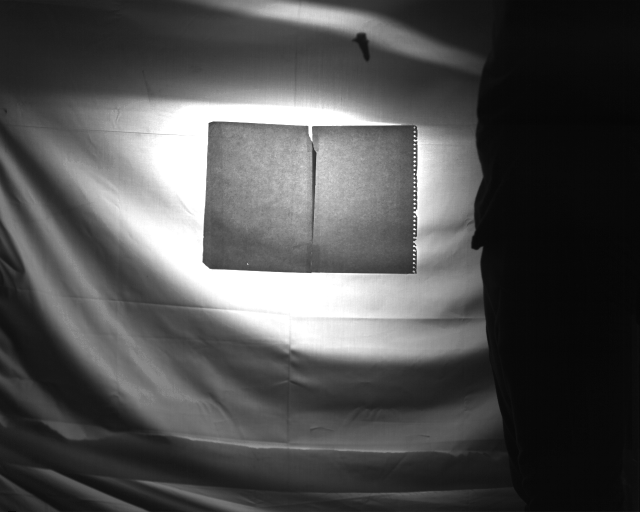
#> input picture velocity_calculator/Vert_vel/Camera_1_002094.tif, 1280 x 1024 px, found by its file name (shown at 1/2 size); its folder holds 4 pictures in this run
$ python example2.py
#> lines starting #> are read from the running program, lines starting #| are printed output that depends on the picture; after the words box and inside, x2 and y2 are one past the last pixel; in counts of white or black regions, pixels touching at a corner belong together
### velocity_calculator/main2.py
import os
import cv2
import numpy as np
import openpyxl
import pandas as pd
import matplotlib.pyplot as plt

class FrontCamReadings:
    def __init__(self, thresh_val, input_path, bottom_limit, left_limit, right_limit, scale_factor, projected_area, mass, n_frame, n_frame_mv_av, fps):
        self.thresh_val = thresh_val
        self.bottom_limit = bottom_limit
        self.left_limit = left_limit
        self.right_limit = right_limit
        self.scale_factor = scale_factor
        self.projected_area = projected_area
        self.mass = mass
        self.n_frame = n_frame
        self.n_frame_mv_av = n_frame_mv_av
        self.fps = fps
        self.input_path = input_path
        self.base_path = os.path.dirname(input_path)
        self.cropped_path = os.path.join(self.base_path, 'cropped')
        os.makedirs(self.cropped_path, exist_ok=True)
        self.threshold_path = os.path.join(self.base_path, 'threshold')
        os.makedirs(self.threshold_path, exist_ok=True)
        self.subtract_path = os.path.join(self.base_path, 'subtract')
        os.makedirs(self.subtract_path, exist_ok=True)
        self.data_path = os.path.join(self.base_path, 'data')
        os.makedirs(self.data_path, exist_ok=True)
        self.excel_path = os.path.join(self.data_path, 'DATA.xlsx')
        self.filt_excel_path = os.path.join(self.data_path, 'filtered_data.xlsx')
        self.mv_av_excel_path = os.path.join(self.data_path, 'mv_av_data.xlsx')
        self.plots_path = os.path.join(self.base_path, 'graphs')
        os.makedirs(self.plots_path, exist_ok=True)
        self.plot1 = os.path.join(self.plots_path, 'vert_vel_vs_time.png')
        self.plot2 = os.path.join(self.plots_path, 'drift_vs_time.png')
        self.plot3 = os.path.join(self.plots_path, 'drift_vel_vs_time.png')
        self.plot4 = os.path.join(self.plots_path, 'vert_vel_polyfits.png')
        self.plot5 = os.path.join(self.plots_path, 'drift_vel_polyfits.png')
        self.plot6 = os.path.join(self.plots_path, 'acc_vstime.png')
        self.plot7 = os.path.join(self.plots_path, 'acc_vs_vel.png')
        self.plot8 = os.path.join(self.plots_path, 'drag_vs_time.png')
        self.plot9 = os.path.join(self.plots_path, 'drag_vs_vel.png')
        self.plot10 = os.path.join(self.plots_path, 'cd_vs_time.png')
        self.plot11 = os.path.join(self.plots_path, 'cd_vs_vel.png')
        self.file1 = os.path.join(self.plots_path, 'vert_vel_poly_coeffs.txt')

    def crop_img(self):
        x1, y1 = self.left_limit, 0
        x2, y2 = self.right_limit, self.bottom_limit
        for filename in os.listdir(self.input_path):
            if not filename.lower().endswith(('.png', '.jpg', '.jpeg', '.bmp', '.tif', '.tiff')):
                continue
            input_path = os.path.join(self.input_path, filename)
            output_path = os.path.join(self.cropped_path, filename)
            img = cv2.imread(input_path, cv2.IMREAD_UNCHANGED)
#> img is the input picture: shape (1024, 1280, 3); min 0, max 255, mean 79.8
            if img is None:
                print(f"Could not open {filename}")
                continue
            if not (0 <= x1 < x2 <= img.shape[1] and 0 <= y1 < y2 <= img.shape[0]):
                continue
            cropped = img[y1:y2, x1:x2]
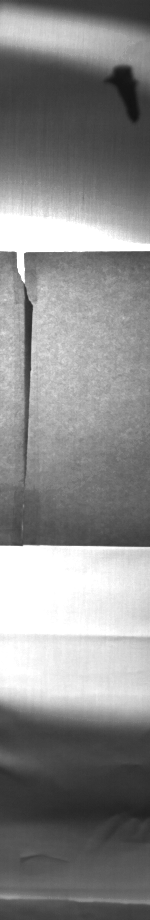
#> cropped: shape (920, 150, 3); min 17, max 255, mean 137.6
            cv2.imwrite(output_path, cropped)
#> pass 2 of the loop in crop_img, `for filename in os.listdir(self.input_path):`:
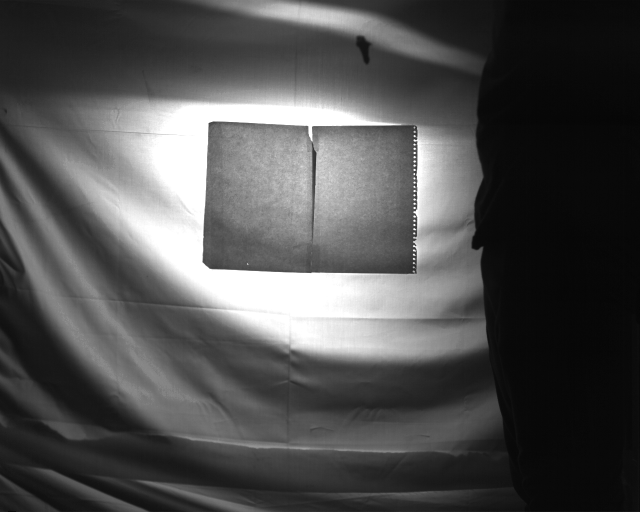
#> input picture velocity_calculator/Vert_vel/Camera_1_002095.tif, 1280 x 1024 px, found by its file name (shown at 1/2 size)
#> in crop_img, img is the input picture: shape (1024, 1280, 3); min 0, max 255, mean 79.8
#> pass 3 of the loop in crop_img, `for filename in os.listdir(self.input_path):`:
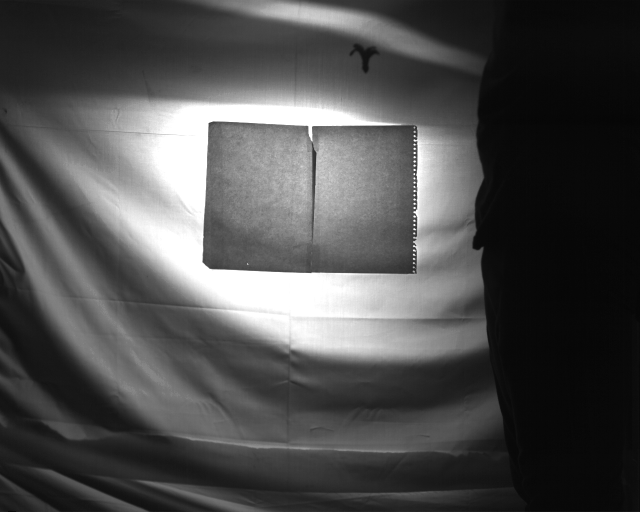
#> input picture velocity_calculator/Vert_vel/Camera_1_002098.tif, 1280 x 1024 px, found by its file name (shown at 1/2 size)
#> in crop_img, img is the input picture: shape (1024, 1280, 3); min 0, max 255, mean 77.7
#> the loop made 4 passes; the first 3 are shown

    def thresh_img(self):
        for filename in os.listdir(self.cropped_path):
            if filename.lower().endswith(('.png', '.jpg', '.jpeg', '.gif', '.bmp', '.tiff', '.tif')):
                file_path = os.path.join(self.cropped_path, filename)
                img = cv2.imread(file_path, cv2.IMREAD_GRAYSCALE)
#> img: shape (920, 150); min 17, max 255, mean 137.6
                _, thresh = cv2.threshold(img, self.thresh_val, 255, cv2.THRESH_BINARY)
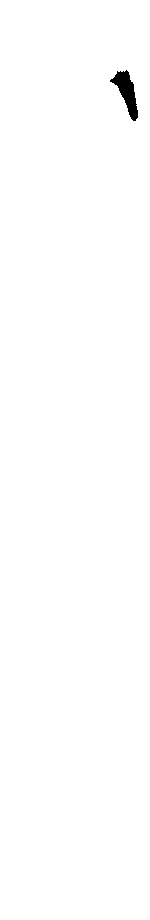
#> thresh: shape (920, 150); 99.5% white; 1 black region, box (x1, y1, x2, y2) and area: (110, 70, 138, 121) 624
                normalized = cv2.normalize(thresh, None, 0, 255, cv2.NORM_MINMAX)
                cv2.imwrite(os.path.join(self.threshold_path, filename), normalized)
#> pass 2 of the loop in thresh_img, `for filename in os.listdir(self.cropped_path):`:
#> in thresh_img, `_, thresh = cv2.threshold(img, self.thresh_val, 255, cv2.THRESH_BINARY)`:
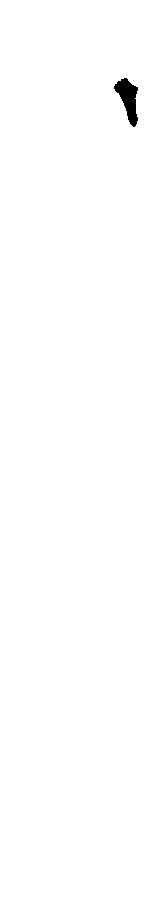
#> thresh: shape (920, 150); 99.6% white; 1 black region, box (x1, y1, x2, y2) and area: (114, 78, 138, 127) 614
#> pass 3 of the loop in thresh_img, `for filename in os.listdir(self.cropped_path):`:
#> in thresh_img, `_, thresh = cv2.threshold(img, self.thresh_val, 255, cv2.THRESH_BINARY)`:
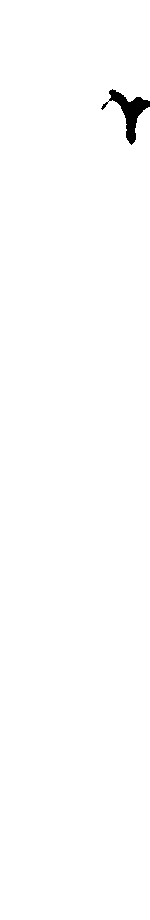
#> thresh: shape (920, 150); 99.4% white; 1 black region, box (x1, y1, x2, y2) and area: (101, 89, 150, 145) 832
#> the loop made 4 passes; the first 3 are shown

    def subtract_images(self):
        image_files = sorted([
            f for f in os.listdir(self.threshold_path)
            if f.lower().endswith(('.png', '.jpg', '.jpeg', '.gif', '.bmp', '.tiff', '.tif'))
        ])
        if not image_files:
            print("No images found for subtraction.")
            return
        ref_image_path = os.path.join(self.threshold_path, image_files[0])
        i1 = cv2.imread(ref_image_path)
        for filename in image_files:
            i2 = cv2.imread(os.path.join(self.threshold_path, filename))
            if i2 is None or i1 is None:
                continue
            i3 = cv2.subtract(i1, i2)
#> i3: shape (920, 150, 3); every value is 0
            cv2.imwrite(os.path.join(self.subtract_path, filename), i3)
            i1 = i2
#> pass 2 of the loop in subtract_images, `for filename in image_files:`:
#> in subtract_images, `i3 = cv2.subtract(i1, i2)`:
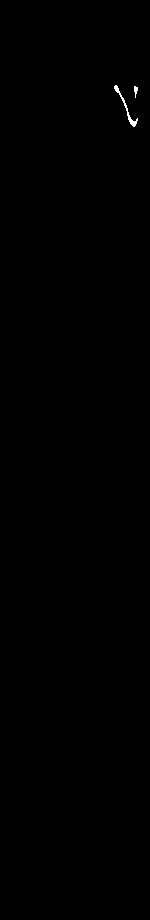
#> i3: shape (920, 150, 3); 0.12% white in thin lines or dots, all inside (x1, y1, x2, y2) = (114, 85, 138, 127)
#> pass 3 of the loop in subtract_images, `for filename in image_files:`:
#> i3: shape (920, 150, 3); 0.4% white; 2 white regions, box (x1, y1, x2, y2) and area: (101, 89, 136, 145) 379, (135, 97, 150, 117) 177
#> the loop made 4 passes; the first 3 are shown
        first_output_path = os.path.join(self.subtract_path, image_files[0])
        if os.path.exists(first_output_path):
            os.remove(first_output_path)

    def collect_data(self):
        workbook = openpyxl.Workbook()
        worksheet = workbook.active
        worksheet.title = 'Sheet1'
        worksheet['A1'] = 'time(s)'
        worksheet['B1'] = 'vert_vel(m/s)'
        worksheet['C1'] = 'bottom_x(m)'
        worksheet['D1'] = 'bottom_y(m)'
        worksheet['E1'] = 'drift_x(m)'
        worksheet['F1'] = 'drift_velocity(m/s)'
        worksheet['G1'] = 'vertical_acceleration(m/s2)'
        worksheet['H1'] = 'drag(N)'
        worksheet['I1'] = 'Cd'
        index = 2
        for filename in sorted(os.listdir(self.subtract_path)):
            if filename.lower().endswith(('.png', '.jpg', '.jpeg', '.gif', '.bmp', '.tiff', '.tif')):
                path = os.path.join(self.subtract_path, filename)
                im = cv2.imread(path)
                lower = None
                for i in range(self.bottom_limit-1, 0, -1):
                    for j in range(0, self.right_limit-self.left_limit):
                        if np.array_equal(im[i, j], [255, 255, 255]):
                            lower = [i, j]
                            break
                    if lower:
                        break
                if not lower:
                    continue
                upper = next(([k, lower[1]] for k in range(lower[0], 0, -1)
                              if np.array_equal(im[k, lower[1]], [0, 0, 0])), [0, lower[1]])
                worksheet[f"A{index}"] = index - 1
                worksheet[f"B{index}"] = (lower[0] - upper[0]) * self.scale_factor * self.fps
                worksheet[f"C{index}"] = lower[1] * self.scale_factor
                worksheet[f"D{index}"] = lower[0] * self.scale_factor
                index += 1
#> pass 2 of the loop in collect_data, `for filename in sorted(os.listdir(self.subtract_path)):`:
#> pass 3 of the loop in collect_data, `for filename in sorted(os.listdir(self.subtract_path)):`:
#> in collect_data, `im = cv2.imread(path)`:
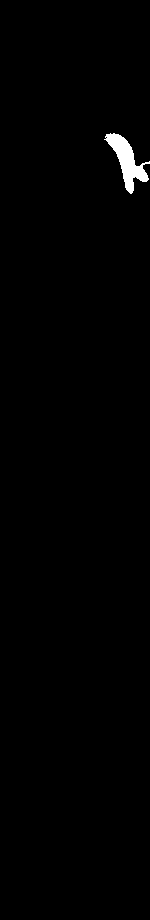
#> im: shape (920, 150, 3); 0.75% white; 1 white region, box (x1, y1, x2, y2) and area: (104, 133, 150, 194) 1032
        e2 = worksheet["C2"].value
        for i in range(2, index):
            ei = worksheet[f"C{i}"].value
            worksheet[f"E{i}"] = e2 - ei
            if i < index - 1:
                ei_1 = worksheet[f"C{i+1}"].value
                worksheet[f"F{i}"] = (ei_1 - ei) * self.fps
        for i in range(3, index):
            val1 = worksheet[f"B{i}"].value
            val2 = worksheet[f"B{i-1}"].value
            worksheet[f"G{i}"] = (val1 - val2) / self.fps
        worksheet[f"G{2}"] = worksheet[f"G{3}"].value
        for i in range(2, index):
            worksheet[f"H{i}"] = self.mass*(9.81 - worksheet[f"G{i}"].value)
            worksheet[f"I{i}"] = (worksheet[f"H{i}"].value)/(0.5*1.225*((worksheet[f"B{i}"].value)**2))
        workbook.save(self.excel_path)


    def frame_mv_avg(self):
        veldf = pd.read_excel(self.excel_path, sheet_name='Sheet1')
        velocity = veldf['vert_vel(m/s)'].to_numpy()
        drift_velocity = veldf['drift_velocity(m/s)'].to_numpy()
        drift = veldf['drift_x(m)'].to_numpy()
        acc = veldf['vertical_acceleration(m/s2)'].to_numpy()
        drag = veldf['drag(N)'].to_numpy()
        cd = veldf['Cd'].to_numpy()
        s = np.size(velocity)
#> (the run stopped early here; a loop or call above may not have finished)
